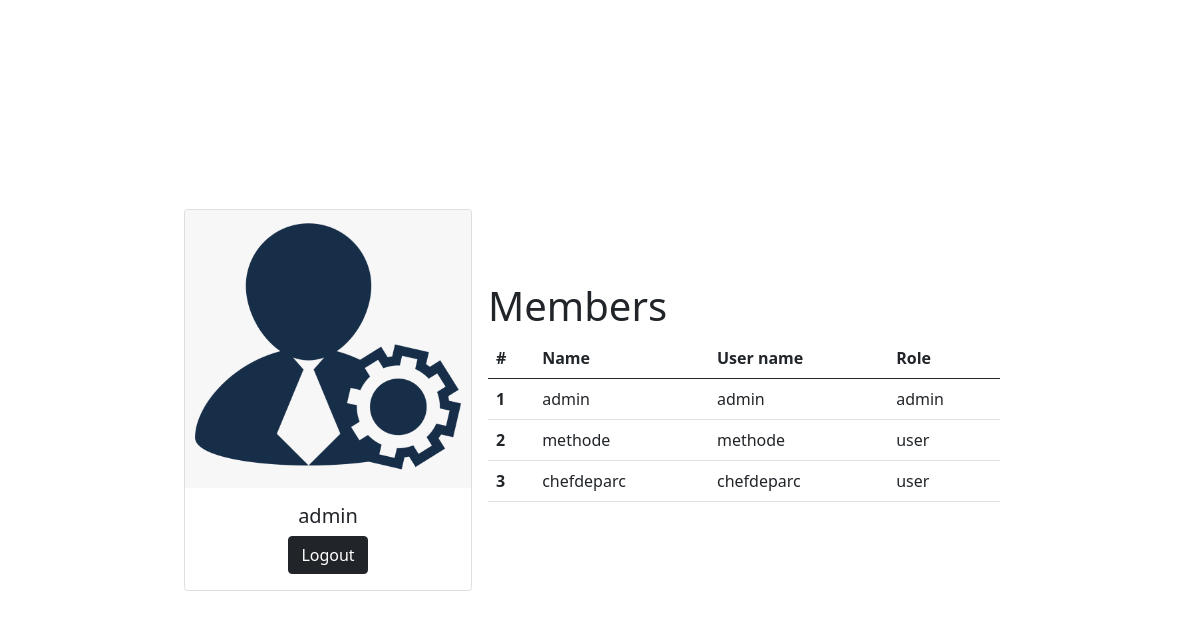
The app's page /login/home.php (signed in) with its own data.
### tables this page shows
CREATE TABLE `users` (
  `id` int(11) NOT NULL,
  `role` enum('user','admin') NOT NULL,
  `username` varchar(255) NOT NULL,
  `password` varchar(255) NOT NULL,
  `name` varchar(255) NOT NULL
);

### login/php/members.php (called while the page is built)
<?php
if (isset($_SESSION['username']) && isset($_SESSION['id'])) {
    $sql = "SELECT * FROM users ORDER BY id ASC";
    $res = mysqli_query($conn, $sql);
}else{
	header("Location: index.php");
}

### login/home.php (the view, shortened to what this page needs)
<?php
   include "db_conn.php";
   if (isset($_SESSION['username']) && isset($_SESSION['id'])) {   ?>
<!DOCTYPE html>
<html>
<head>
	<link href="https://cdn.jsdelivr.net/npm/bootstrap@5.0.0-beta1/dist/css/bootstrap.min.css" rel="stylesheet">
</head>
<body>
      <div class="container d-flex justify-content-center align-items-center"
      style="min-height: 100vh">
      	<?php if ($_SESSION['role'] == 'admin') {?>
      		<div class="card" style="width: 18rem;">
			  <img src="img/admin-default.png"
			       class="card-img-top"
			       alt="admin image">
			  <div class="card-body text-center">
			    <h5 class="card-title">
			    	<?=$_SESSION['name']?>
			    </h5>
			    <a href="logout.php" class="btn btn-dark">Logout</a>
			  </div>
			</div>
			<div class="p-3">
				<?php include 'php/members.php';
                 if (mysqli_num_rows($res) > 0) {?>
				<h1 class="display-4 fs-1">Members</h1>
				<table class="table"
				       style="width: 32rem;">
				  <thead>
				    <tr>
				      <th scope="col">#</th>
				      <th scope="col">Name</th>
				      <th scope="col">User name</th>
				      <th scope="col">Role</th>
				    </tr>
				  </thead>
				  <tbody>
				  	<?php
				  	$i =1;
				  	while ($rows = mysqli_fetch_assoc($res)) {?>
				    <tr>
				      <th scope="row"><?=$i?></th>
				      <td><?=$rows['name']?></td>
				      <td><?=$rows['username']?></td>
				      <td><?=$rows['role']?></td>
				    </tr>
				    <?php $i++; }?>
				  </tbody>
				</table>
				<?php }?>
			</div>
      	<?php } ?>
      </div>
</body>
</html>
<?php }else{
	header("Location: index.php");
} ?>

### records on screen
users: name "admin", username "admin", role "admin"
users: name "methode", username "methode", role "user"
users: name "chefdeparc", username "chefdeparc", role "user"

### other values on screen
$_SESSION['name'] "admin"
